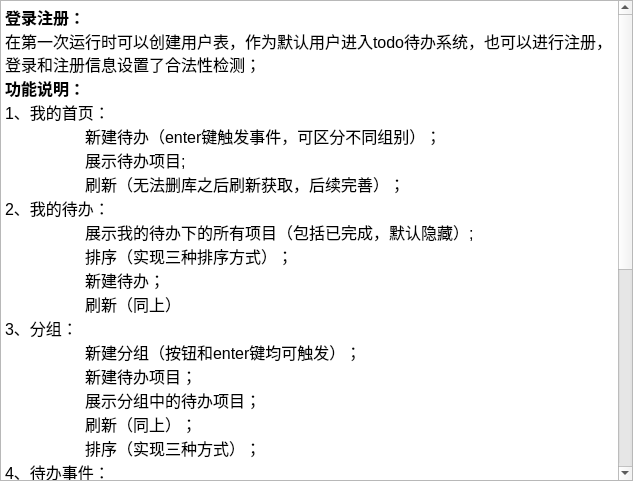
<?xml version="1.0" encoding="UTF-8"?>
<ui version="4.0">
 <class>KLearnMore</class>
 <widget class="QWidget" name="KLearnMore">
  <property name="geometry">
   <rect>
    <x>0</x>
    <y>0</y>
    <width>633</width>
    <height>481</height>
   </rect>
  </property>
  <property name="windowTitle">
   <string>KLearnMore</string>
  </property>
  <layout class="QVBoxLayout" name="verticalLayout">
   <property name="spacing">
    <number>0</number>
   </property>
   <property name="leftMargin">
    <number>0</number>
   </property>
   <property name="topMargin">
    <number>0</number>
   </property>
   <property name="rightMargin">
    <number>0</number>
   </property>
   <property name="bottomMargin">
    <number>0</number>
   </property>
   <item>
    <widget class="QTextBrowser" name="textBrowser">
     <property name="html">
      <string>&lt;!DOCTYPE HTML PUBLIC &quot;-//W3C//DTD HTML 4.0//EN&quot; &quot;http://www.w3.org/TR/REC-html40/strict.dtd&quot;&gt;
&lt;html&gt;&lt;head&gt;&lt;meta name=&quot;qrichtext&quot; content=&quot;1&quot; /&gt;&lt;style type=&quot;text/css&quot;&gt;
p, li { white-space: pre-wrap; }
&lt;/style&gt;&lt;/head&gt;&lt;body style=&quot; font-family:'SimSun'; font-size:13.5pt; font-weight:400; font-style:normal;&quot;&gt;
&lt;p style=&quot; margin-top:0px; margin-bottom:0px; margin-left:0px; margin-right:0px; -qt-block-indent:0; text-indent:0px;&quot;&gt;&lt;span style=&quot; font-size:12pt; font-weight:600;&quot;&gt;登录注册：&lt;/span&gt;&lt;/p&gt;
&lt;p style=&quot; margin-top:0px; margin-bottom:0px; margin-left:0px; margin-right:0px; -qt-block-indent:0; text-indent:0px;&quot;&gt;&lt;span style=&quot; font-size:12pt;&quot;&gt;在第一次运行时可以创建用户表，作为默认用户进入todo待办系统，也可以进行注册，登录和注册信息设置了合法性检测；&lt;/span&gt;&lt;/p&gt;
&lt;p style=&quot; margin-top:0px; margin-bottom:0px; margin-left:0px; margin-right:0px; -qt-block-indent:0; text-indent:0px;&quot;&gt;&lt;span style=&quot; font-size:12pt; font-weight:600;&quot;&gt;功能说明：&lt;/span&gt;&lt;/p&gt;
&lt;p style=&quot; margin-top:0px; margin-bottom:0px; margin-left:0px; margin-right:0px; -qt-block-indent:0; text-indent:0px;&quot;&gt;&lt;span style=&quot; font-size:12pt;&quot;&gt;1、我的首页：&lt;/span&gt;&lt;/p&gt;
&lt;p style=&quot; margin-top:0px; margin-bottom:0px; margin-left:0px; margin-right:0px; -qt-block-indent:0; text-indent:0px;&quot;&gt;&lt;span style=&quot; font-size:12pt;&quot;&gt;	新建待办（enter键触发事件，可区分不同组别）；&lt;/span&gt;&lt;/p&gt;
&lt;p style=&quot; margin-top:0px; margin-bottom:0px; margin-left:0px; margin-right:0px; -qt-block-indent:0; text-indent:0px;&quot;&gt;&lt;span style=&quot; font-size:12pt;&quot;&gt;	展示待办项目;&lt;/span&gt;&lt;/p&gt;
&lt;p style=&quot; margin-top:0px; margin-bottom:0px; margin-left:0px; margin-right:0px; -qt-block-indent:0; text-indent:0px;&quot;&gt;&lt;span style=&quot; font-size:12pt;&quot;&gt;	刷新（无法删库之后刷新获取，后续完善）；&lt;/span&gt;&lt;/p&gt;
&lt;p style=&quot; margin-top:0px; margin-bottom:0px; margin-left:0px; margin-right:0px; -qt-block-indent:0; text-indent:0px;&quot;&gt;&lt;span style=&quot; font-size:12pt;&quot;&gt;2、我的待办：&lt;/span&gt;&lt;/p&gt;
&lt;p style=&quot; margin-top:0px; margin-bottom:0px; margin-left:0px; margin-right:0px; -qt-block-indent:0; text-indent:0px;&quot;&gt;&lt;span style=&quot; font-size:12pt;&quot;&gt;	展示我的待办下的所有项目（包括已完成，默认隐藏）;&lt;/span&gt;&lt;/p&gt;
&lt;p style=&quot; margin-top:0px; margin-bottom:0px; margin-left:0px; margin-right:0px; -qt-block-indent:0; text-indent:0px;&quot;&gt;&lt;span style=&quot; font-size:12pt;&quot;&gt;	排序（实现三种排序方式）；&lt;/span&gt;&lt;/p&gt;
&lt;p style=&quot; margin-top:0px; margin-bottom:0px; margin-left:0px; margin-right:0px; -qt-block-indent:0; text-indent:0px;&quot;&gt;&lt;span style=&quot; font-size:12pt;&quot;&gt;	新建待办；&lt;/span&gt;&lt;/p&gt;
&lt;p style=&quot; margin-top:0px; margin-bottom:0px; margin-left:0px; margin-right:0px; -qt-block-indent:0; text-indent:0px;&quot;&gt;&lt;span style=&quot; font-size:12pt;&quot;&gt;	刷新（同上）&lt;/span&gt;&lt;/p&gt;
&lt;p style=&quot; margin-top:0px; margin-bottom:0px; margin-left:0px; margin-right:0px; -qt-block-indent:0; text-indent:0px;&quot;&gt;&lt;span style=&quot; font-size:12pt;&quot;&gt;3、分组：&lt;/span&gt;&lt;/p&gt;
&lt;p style=&quot; margin-top:0px; margin-bottom:0px; margin-left:0px; margin-right:0px; -qt-block-indent:0; text-indent:0px;&quot;&gt;&lt;span style=&quot; font-size:12pt;&quot;&gt;	新建分组（按钮和enter键均可触发）；&lt;/span&gt;&lt;/p&gt;
&lt;p style=&quot; margin-top:0px; margin-bottom:0px; margin-left:0px; margin-right:0px; -qt-block-indent:0; text-indent:0px;&quot;&gt;&lt;span style=&quot; font-size:12pt;&quot;&gt;	新建待办项目；&lt;/span&gt;&lt;/p&gt;
&lt;p style=&quot; margin-top:0px; margin-bottom:0px; margin-left:0px; margin-right:0px; -qt-block-indent:0; text-indent:0px;&quot;&gt;&lt;span style=&quot; font-size:12pt;&quot;&gt;	展示分组中的待办项目；&lt;/span&gt;&lt;/p&gt;
&lt;p style=&quot; margin-top:0px; margin-bottom:0px; margin-left:0px; margin-right:0px; -qt-block-indent:0; text-indent:0px;&quot;&gt;&lt;span style=&quot; font-size:12pt;&quot;&gt;	刷新（同上）；&lt;/span&gt;&lt;/p&gt;
&lt;p style=&quot; margin-top:0px; margin-bottom:0px; margin-left:0px; margin-right:0px; -qt-block-indent:0; text-indent:0px;&quot;&gt;&lt;span style=&quot; font-size:12pt;&quot;&gt;	排序（实现三种方式）；&lt;/span&gt;&lt;/p&gt;
&lt;p style=&quot; margin-top:0px; margin-bottom:0px; margin-left:0px; margin-right:0px; -qt-block-indent:0; text-indent:0px;&quot;&gt;&lt;span style=&quot; font-size:12pt;&quot;&gt;4、待办事件：&lt;/span&gt;&lt;/p&gt;
&lt;p style=&quot; margin-top:0px; margin-bottom:0px; margin-left:0px; margin-right:0px; -qt-block-indent:0; text-indent:0px;&quot;&gt;&lt;span style=&quot; font-size:12pt;&quot;&gt;	是否完成该事件；&lt;/span&gt;&lt;/p&gt;
&lt;p style=&quot; margin-top:0px; margin-bottom:0px; margin-left:0px; margin-right:0px; -qt-block-indent:0; text-indent:0px;&quot;&gt;&lt;span style=&quot; font-size:12pt;&quot;&gt;	展示待办事件的详细信息；&lt;/span&gt;&lt;/p&gt;
&lt;p style=&quot; margin-top:0px; margin-bottom:0px; margin-left:0px; margin-right:0px; -qt-block-indent:0; text-indent:0px;&quot;&gt;&lt;span style=&quot; font-size:12pt;&quot;&gt;	进一步设置待办事件的详细信息。【包括提醒时间；重复（1每天重复/2每周重复/3每月重复/4不重复）；结束时间；优先级（1低/2中/3高/4无）；描述信息；地点信息；备注信息】&lt;/span&gt;&lt;/p&gt;
&lt;p style=&quot; margin-top:0px; margin-bottom:0px; margin-left:0px; margin-right:0px; -qt-block-indent:0; text-indent:0px;&quot;&gt;&lt;span style=&quot; font-size:12pt; font-weight:600;&quot;&gt;系统操作：&lt;/span&gt;&lt;/p&gt;
&lt;p style=&quot; margin-top:0px; margin-bottom:0px; margin-left:0px; margin-right:0px; -qt-block-indent:0; text-indent:0px;&quot;&gt;&lt;span style=&quot; font-size:12pt;&quot;&gt;1、实现反复注销登录；&lt;/span&gt;&lt;/p&gt;
&lt;p style=&quot; margin-top:0px; margin-bottom:0px; margin-left:0px; margin-right:0px; -qt-block-indent:0; text-indent:0px;&quot;&gt;&lt;span style=&quot; font-size:12pt;&quot;&gt;2、提供帮助文档；&lt;/span&gt;&lt;/p&gt;
&lt;p style=&quot; margin-top:0px; margin-bottom:0px; margin-left:0px; margin-right:0px; -qt-block-indent:0; text-indent:0px;&quot;&gt;&lt;span style=&quot; font-size:12pt;&quot;&gt;3、重写窗口标题栏功能；&lt;/span&gt;&lt;/p&gt;
&lt;p style=&quot;-qt-paragraph-type:empty; margin-top:0px; margin-bottom:0px; margin-left:0px; margin-right:0px; -qt-block-indent:0; text-indent:0px; font-size:12pt;&quot;&gt;&lt;br /&gt;&lt;/p&gt;
&lt;p style=&quot; margin-top:0px; margin-bottom:0px; margin-left:0px; margin-right:0px; -qt-block-indent:0; text-indent:0px;&quot;&gt;&lt;span style=&quot; font-size:12pt; font-weight:600;&quot;&gt;数据库：&lt;/span&gt;&lt;/p&gt;
&lt;p style=&quot; margin-top:0px; margin-bottom:0px; margin-left:0px; margin-right:0px; -qt-block-indent:0; text-indent:0px;&quot;&gt;&lt;span style=&quot; font-size:12pt;&quot;&gt;1、采用防注入写法，若表格不存在则进行数据插入；&lt;/span&gt;&lt;/p&gt;
&lt;p style=&quot; margin-top:0px; margin-bottom:0px; margin-left:0px; margin-right:0px; -qt-block-indent:0; text-indent:0px;&quot;&gt;&lt;span style=&quot; font-size:12pt;&quot;&gt;3、登录时连接数据库，组件间进行地址传递，全部关闭时断开连接；&lt;/span&gt;&lt;/p&gt;
&lt;p style=&quot;-qt-paragraph-type:empty; margin-top:0px; margin-bottom:0px; margin-left:0px; margin-right:0px; -qt-block-indent:0; text-indent:0px; font-size:12pt;&quot;&gt;&lt;br /&gt;&lt;/p&gt;
&lt;p style=&quot;-qt-paragraph-type:empty; margin-top:0px; margin-bottom:0px; margin-left:0px; margin-right:0px; -qt-block-indent:0; text-indent:0px; font-size:9pt;&quot;&gt;&lt;br /&gt;&lt;/p&gt;
&lt;p style=&quot; margin-top:0px; margin-bottom:0px; margin-left:0px; margin-right:0px; -qt-block-indent:0; text-indent:0px;&quot;&gt;&lt;span style=&quot; font-size:12pt;&quot;&gt;		              		designer: 王杰&lt;/span&gt;&lt;/p&gt;&lt;/body&gt;&lt;/html&gt;</string>
     </property>
    </widget>
   </item>
  </layout>
 </widget>
 <layoutdefault spacing="6" margin="11"/>
 <resources/>
 <connections/>
</ui>
